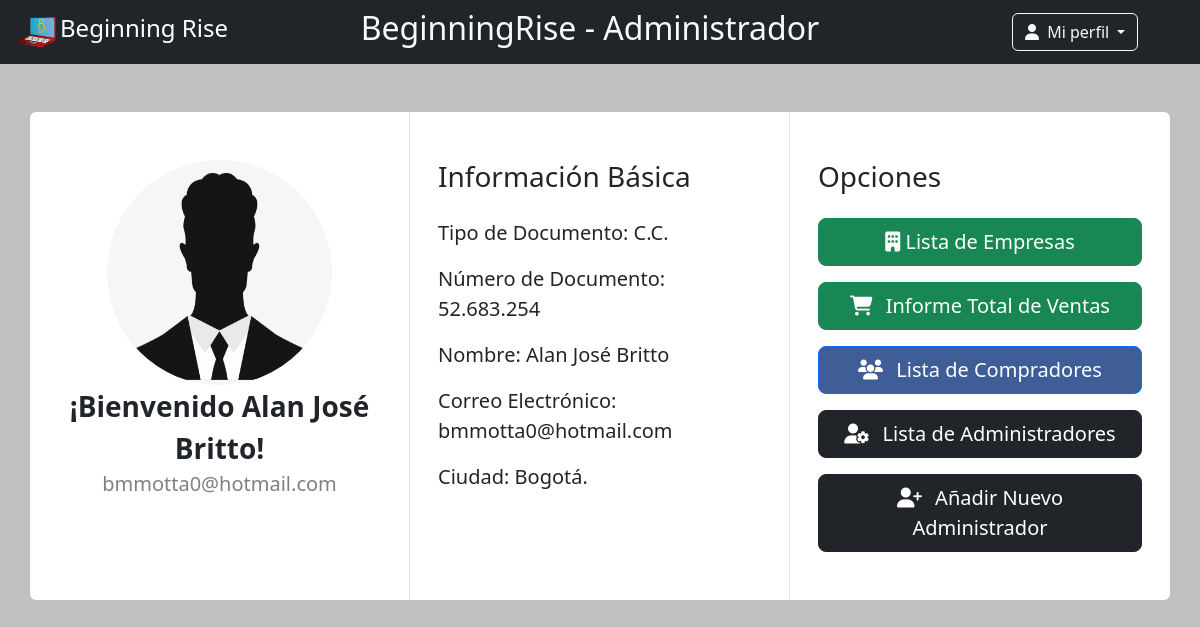
/?page=admin (signed in), run on the app's committed database.
### tables this page shows
CREATE TABLE `persona` (
  `tipo_documento_persona` varchar(10) NOT NULL,
  `num_doc_persona` bigint(10) NOT NULL,
  `nombre_persona` varchar(68) DEFAULT NULL,
  `email_persona` varchar(45) NOT NULL,
  `contrasena_persona` varchar(255) NOT NULL,
  `fecha_creacion` datetime NOT NULL,
  `fecha_actualizacion` datetime NOT NULL,
  `foto_perfil` mediumblob DEFAULT NULL,
  `estado` tinyint(2) NOT NULL
);

### controller/adminControlador.php (called while the page is built, shortened)
<?php
class AdminControlador
{
    public function home()
    {
        require "view/admin/home.php";
    }
}

### connect/dbconnect.php (called while the page is built, shortened)
<?php
    class Conexion
    {
        public function conectar()
        {
            try {
                $dsn = "mysql:host=localhost;dbname=".DB_NAME;
                $this->conexion = new PDO($dsn,DB_USER,DB_PASS);
                return $this->conexion;
            } catch (PDOException $th) {
                echo $th->getMessage();
            }
        }
    }
?>

### view/admin/home.php (the view, shortened to what this page needs)
<?php
if (isset($_SESSION['login'])) {
    $user = $_SESSION['login'];
} else {
    header("Location: ?page=logout");
}
$db = new Conexion;
$db->conectar();
$sql2 = $db->conexion->prepare("SELECT * FROM administradores WHERE email_administrador = '$user'");
$sql2->execute();
if ($sql2->fetch(PDO::FETCH_NUM)) {
    $sql = $db->conexion->prepare("SELECT * FROM persona WHERE email_persona = '$user'");
    $sql->execute();
    $arreglo = $sql->fetch(PDO::FETCH_ASSOC);
    $format = $arreglo['num_doc_persona'];
    if (strlen($format) == 8) {
        $nformat = substr($format, 0, 2) . "." . substr($format, 2, 3) . "." . substr($format, 5, 3);
    } elseif (strlen($format) == 10) {
        $nformat = substr($format, 0, 1) . "." . substr($format, 1, 3) . "." . substr($format, 4, 3) . "." . substr($format, 7, 3);
    }
} else {
    echo "";
}
?>
<?php require "view/layouts/headerA.php" ?>
<div class="container rounded bg-white mt-5 mb-5">
    <div class="row">
        <div class="col-md-4 border-end">
            <div class="d-flex flex-column align-items-center text-center p-3 py-5">
                <img class="rounded-circle" width="225px" height="225px" alt="Foto" src="<?php echo $arreglo['foto_perfil'] ?>">
                <span class="fw-bold fs-3">
                    ¡Bienvenido <?php echo $arreglo['nombre_persona']; ?>!
                </span>
                <span class="text-black-50 fs-5">
                    <?php echo $arreglo['email_persona']; ?>
                </span>
            </div>
        </div>
        <div class="col-md-4 border-end">
            <div class="p-3 py-5">
                <div class="d-flex justify-content-between align-items-center mb-3">
                    <h3 class="text-end ">Información Básica</h3>
                </div>
                <div class="row mt-2">
                    <ul class="list-unstyled">
                        <li class="mb-3 fs-5">
                            Tipo de Documento: <?php echo $arreglo['tipo_documento_persona'] ?>
                        </li>
                        <li class="mb-3 fs-5">
                            Número de Documento: <?php echo $nformat; ?>
                        </li>
                        <li class="mb-3 fs-5">
                            Nombre: <?php echo $arreglo['nombre_persona']; ?>
                        </li>
                        <li class="mb-3 fs-5">
                            Correo Electrónico: <?php echo $arreglo['email_persona']; ?>
                        </li>
                        <li class="mb-3 fs-5">
                            Ciudad: Bogotá.
                        </li>
                    </ul>
                </div>
            </div>
        </div>
        <div class="col-md-4">
            <div class="p-3 py-5">
                <div class="d-flex justify-content-between align-items-center mb-3">
                    <h3 class="text-center ">Opciones</h3>
                </div>
                <div class="d-grid gap-3">
                    <a href="<?php echo urlsite ?>?page=admin&opcion=listaTiendas" class="btn btn-success btn-lg">
                        <i class="fa-solid fa-building"></i></i>
                        Lista de Empresas
                    </a>
                    <a href="<?php echo urlsite ?>?page=admin&opcion=informeTotal" class="btn btn-success btn-lg">
                        <i class="fa-solid fa-cart-shopping me-2"></i>
                        Informe Total de Ventas
                    </a>
                    <a href="<?php echo urlsite ?>?page=admin&opcion=listaCompradores" class="btn btn-primary btn-lg">
                        <i class="fa-solid fa-users me-2"></i>
                        Lista de Compradores
                    </a>
                    <a href="<?php echo urlsite ?>?page=admin&opcion=listaAdmin" class="btn btn-dark btn-lg">
                        <i class="fa-solid fa-user-gear me-2"></i>
                        Lista de Administradores
                    </a>
                    <a href="<?php echo urlsite ?>?page=admin&opcion=nuevoAdmin" class="btn btn-dark btn-lg">
                        <i class="fa-solid fa-user-plus me-2"></i>
                        Añadir Nuevo Administrador
                    </a>
                </div>
            </div>
        </div>
    </div>
</div>

### config/css/cositas.css (style rules this page uses)
body { background-color: silver; }
.btn-primary, .btn-primary:hover, .btn-primary:active, .btn-primary:visited { background-color: #3F5E98; }

### data on the page
persona: foto_perfil (picture), nombre_persona "Alan José Britto", email_persona "bmmotta0@hotmail.com", tipo_documento_persona "C.C.", num_doc_persona "52.683.254"
